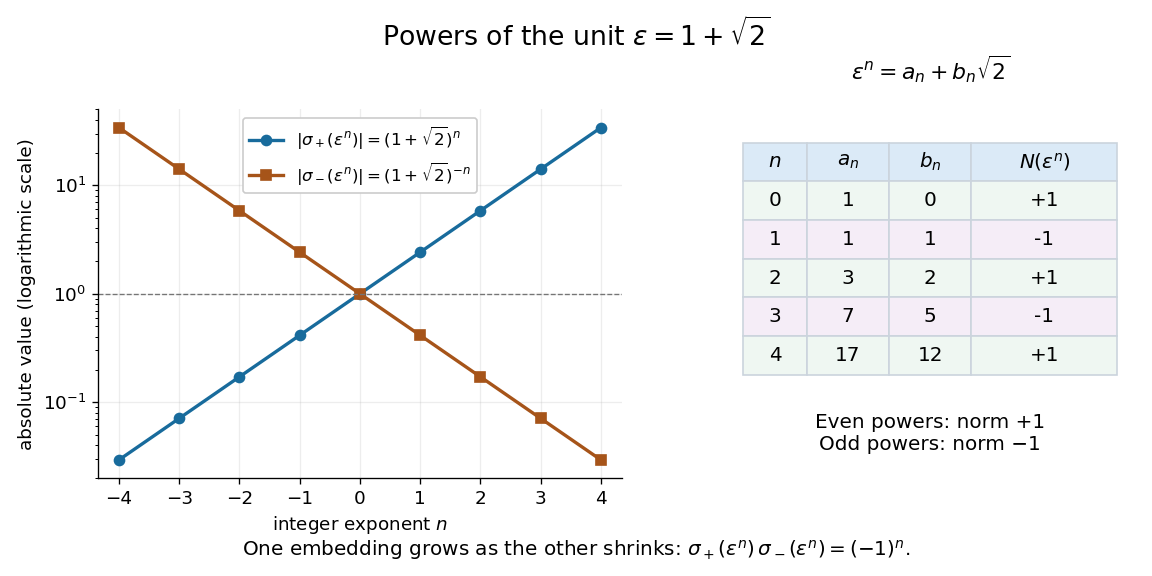

This figure's Python source:
"""Plot real embeddings of powers of 1+sqrt(2), with exact coefficients.

PNG output goes to the current working directory.
Tested with Python 3.14.4, NumPy 2.3.5, and Matplotlib 3.10.7.
"""

from pathlib import Path

import matplotlib
matplotlib.use("Agg")
import matplotlib.pyplot as plt
import numpy as np


def main():
    exponents = np.arange(-4, 5)
    epsilon = 1 + np.sqrt(2)
    plus = epsilon**exponents
    minus_absolute = epsilon**(-exponents)
    rows = []
    a, b = 1, 0
    for n in range(5):
        norm = a*a - 2*b*b
        assert norm == (-1)**n
        rows.append([str(n), str(a), str(b), f"{norm:+d}"])
        a, b = a + 2*b, a + b
    assert np.allclose(plus * minus_absolute, 1)

    plt.rcParams.update({"font.size": 11, "axes.spines.top": False,
                         "axes.spines.right": False})
    fig, (ax, table_ax) = plt.subplots(1, 2, figsize=(9.6, 4.8), dpi=120,
                                     gridspec_kw={"width_ratios": [1.4, 1]})
    ax.semilogy(exponents, plus, "o-", color="#186b9c", linewidth=2,
                label=r"$|\sigma_+(\varepsilon^n)|=(1+\sqrt{2})^n$")
    ax.semilogy(exponents, minus_absolute, "s-", color="#a65419", linewidth=2,
                label=r"$|\sigma_-(\varepsilon^n)|=(1+\sqrt{2})^{-n}$")
    ax.axhline(1, color="#757575", linewidth=0.8, linestyle="--")
    ax.set(xlabel=r"integer exponent $n$", ylabel="absolute value (logarithmic scale)",
           xlim=(-4.35, 4.35), ylim=(0.02, 50))
    ax.set_xticks(exponents)
    ax.grid(alpha=0.22)
    ax.legend(loc="upper center", fontsize=10, framealpha=1)
    table_ax.axis("off")
    table_ax.set_title(r"$\varepsilon^n=a_n+b_n\sqrt{2}$", pad=18)
    table = table_ax.table(cellText=rows,
                           colLabels=[r"$n$", r"$a_n$", r"$b_n$", r"$N(\varepsilon^n)$"],
                           cellLoc="center", colWidths=[0.17, 0.22, 0.22, 0.39],
                           bbox=[0, 0.28, 1, 0.63])
    table.auto_set_font_size(False)
    table.set_fontsize(12)
    for (row, col), cell in table.get_celld().items():
        cell.set_edgecolor("#cbd4dd")
        if row == 0:
            cell.set_facecolor("#dbeaf7")
        elif row % 2 == 0:
            cell.set_facecolor("#f5edf7")
        else:
            cell.set_facecolor("#eff7f2")
    table_ax.text(0.5, 0.12, "Even powers: norm +1\nOdd powers: norm −1",
                   ha="center", va="center", fontsize=12, transform=table_ax.transAxes)
    fig.suptitle(r"Powers of the unit $\varepsilon=1+\sqrt{2}$", fontsize=16, y=0.97)
    fig.text(0.5, 0.035, r"One embedding grows as the other shrinks:"
             r" $\sigma_+(\varepsilon^n)\,\sigma_-(\varepsilon^n)=(-1)^n$.",
             ha="center", fontsize=12)
    fig.subplots_adjust(left=0.085, right=0.97, bottom=0.17, top=0.81, wspace=0.27)
    fig.savefig(Path.cwd() / "quadratic-field-unit-powers.png", facecolor="white",
                transparent=False)
    plt.close(fig)


if __name__ == "__main__":
    main()
